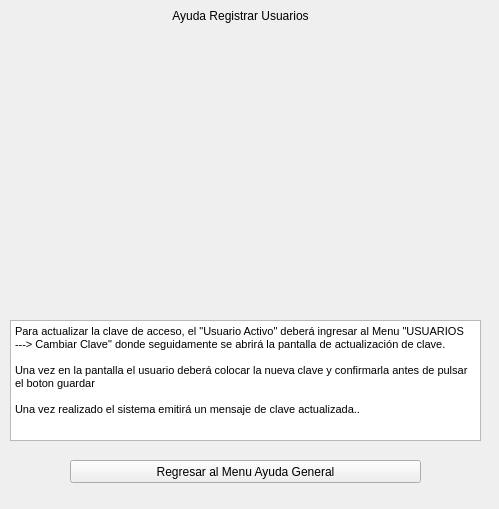
     <widget class="QWidget" name="scrollAreaWidgetContents_3">
      <property name="geometry">
       <rect>
        <x>0</x>
        <y>0</y>
        <width>499</width>
        <height>509</height>
       </rect>
      </property>
      <property name="minimumSize">
       <size>
        <width>0</width>
        <height>500</height>
       </size>
      </property>
      <widget class="QLabel" name="lblTitulo_7">
       <property name="geometry">
        <rect>
         <x>0</x>
         <y>0</y>
         <width>481</width>
         <height>31</height>
        </rect>
       </property>
       <property name="text">
        <string>Ayuda Registrar Usuarios</string>
       </property>
       <property name="alignment">
        <set>Qt::AlignCenter</set>
       </property>
      </widget>
      <widget class="QLabel" name="label_12">
       <property name="geometry">
        <rect>
         <x>10</x>
         <y>50</y>
         <width>471</width>
         <height>261</height>
        </rect>
       </property>
       <property name="text">
        <string/>
       </property>
       <property name="pixmap">
        <pixmap>img/Actualizar_Claves.jpg</pixmap>
       </property>
       <property name="scaledContents">
        <bool>true</bool>
       </property>
      </widget>
      <widget class="QTextBrowser" name="textBrowser_3">
       <property name="geometry">
        <rect>
         <x>10</x>
         <y>320</y>
         <width>471</width>
         <height>121</height>
        </rect>
       </property>
       <property name="html">
        <string>&lt;!DOCTYPE HTML PUBLIC &quot;-//W3C//DTD HTML 4.0//EN&quot; &quot;http://www.w3.org/TR/REC-html40/strict.dtd&quot;&gt;
&lt;html&gt;&lt;head&gt;&lt;meta name=&quot;qrichtext&quot; content=&quot;1&quot; /&gt;&lt;style type=&quot;text/css&quot;&gt;
p, li { white-space: pre-wrap; }
&lt;/style&gt;&lt;/head&gt;&lt;body style=&quot; font-family:'MS Shell Dlg 2'; font-size:8.25pt; font-weight:400; font-style:normal;&quot;&gt;
&lt;p style=&quot; margin-top:0px; margin-bottom:0px; margin-left:0px; margin-right:0px; -qt-block-indent:0; text-indent:0px;&quot;&gt;Para actualizar la clave de acceso, el &amp;quot;Usuario Activo&amp;quot; deberá ingresar al Menu &amp;quot;USUARIOS ---&amp;gt; Cambiar Clave&amp;quot; donde seguidamente se abrirá la pantalla de actualización de clave.&lt;/p&gt;
&lt;p style=&quot;-qt-paragraph-type:empty; margin-top:0px; margin-bottom:0px; margin-left:0px; margin-right:0px; -qt-block-indent:0; text-indent:0px;&quot;&gt;&lt;br /&gt;&lt;/p&gt;
&lt;p style=&quot; margin-top:0px; margin-bottom:0px; margin-left:0px; margin-right:0px; -qt-block-indent:0; text-indent:0px;&quot;&gt;Una vez en la pantalla el usuario deberá colocar la nueva clave y confirmarla antes de pulsar el boton guardar&lt;/p&gt;
&lt;p style=&quot;-qt-paragraph-type:empty; margin-top:0px; margin-bottom:0px; margin-left:0px; margin-right:0px; -qt-block-indent:0; text-indent:0px;&quot;&gt;&lt;br /&gt;&lt;/p&gt;
&lt;p style=&quot; margin-top:0px; margin-bottom:0px; margin-left:0px; margin-right:0px; -qt-block-indent:0; text-indent:0px;&quot;&gt;Una vez realizado el sistema emitirá un mensaje de clave actualizada..&lt;/p&gt;&lt;/body&gt;&lt;/html&gt;</string>
       </property>
      </widget>
      <widget class="QPushButton" name="btnRegresarMenuGeneral_6">
       <property name="geometry">
        <rect>
         <x>70</x>
         <y>460</y>
         <width>351</width>
         <height>23</height>
        </rect>
       </property>
       <property name="text">
        <string>Regresar al Menu Ayuda General</string>
       </property>
      </widget>
     </widget>
